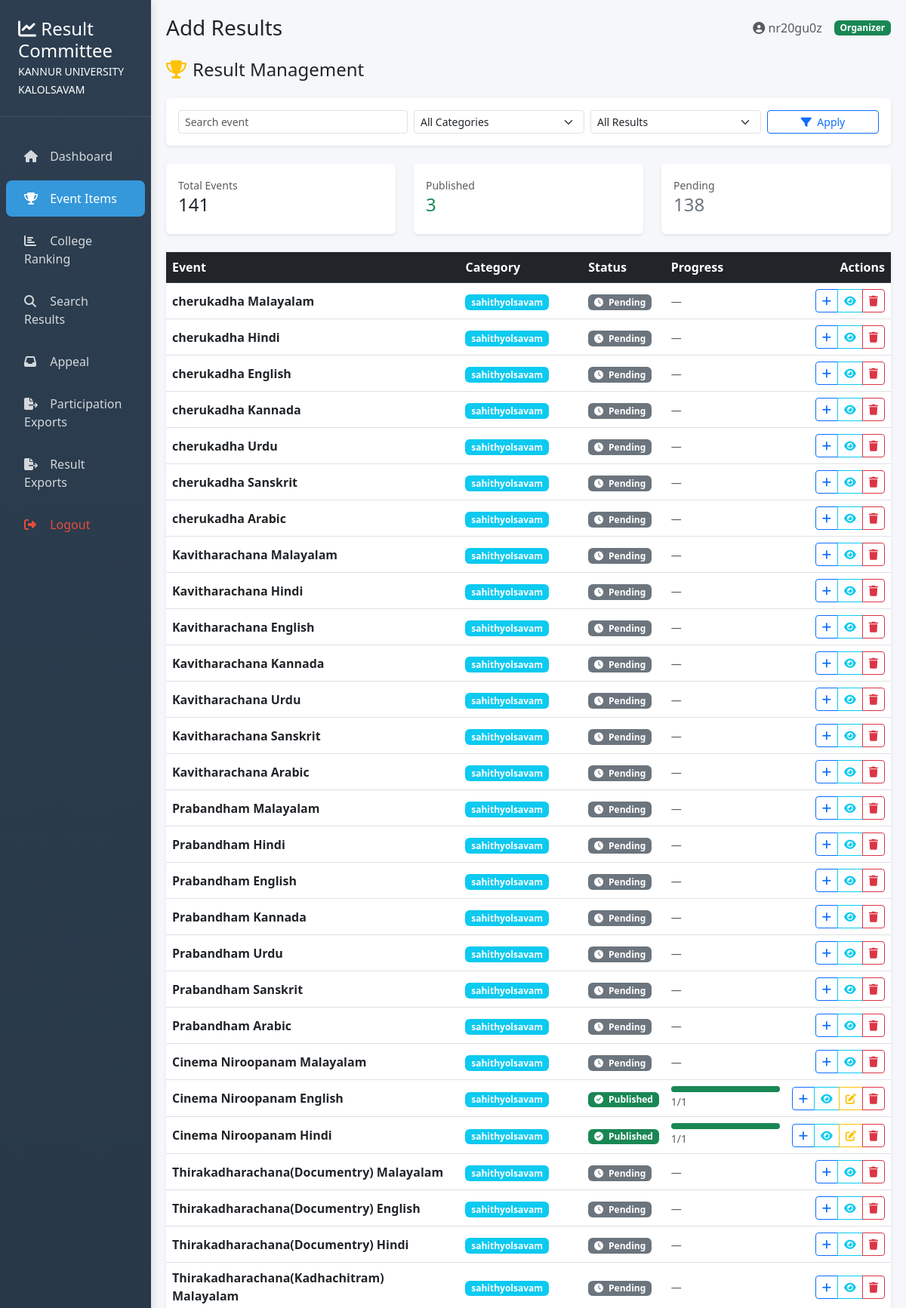
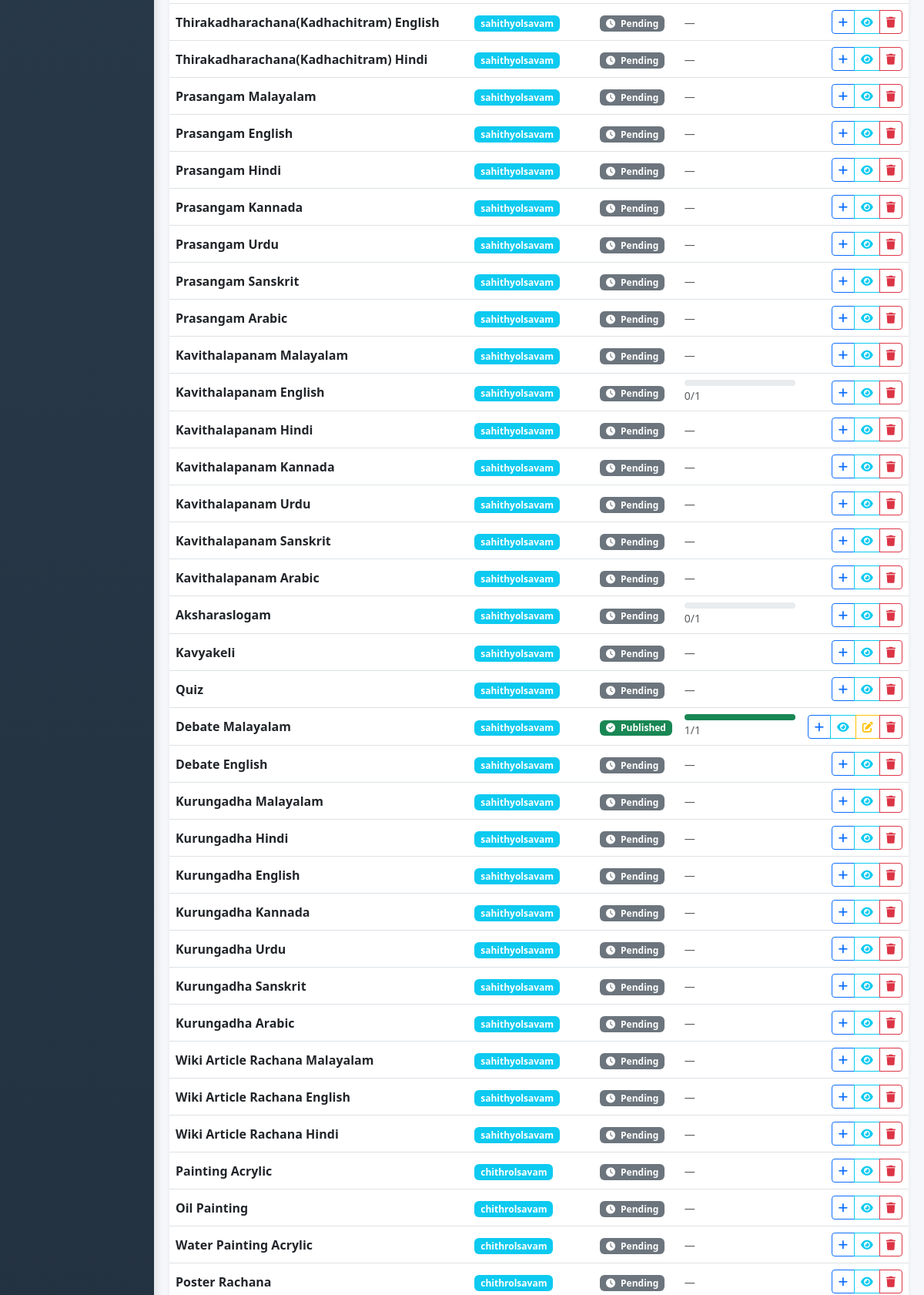
/organizer/items/ (signed in, upper part), run on the app's committed database (2 pictures, top to bottom).
### accounts/models.py (models this page shows, shortened)
class CustomUser(AbstractUser):
    ROLE_CHOICES = (
        ('college', 'College'),
        ('organizer', 'Organizer'),
        ('admin', 'Admin'),
    )
    role = models.CharField(max_length=20, choices=ROLE_CHOICES, default='college')
    college_name = models.CharField(max_length=255, blank=True, null=True)
    REQUIRED_FIELDS = ["email"]
    USERNAME_FIELD = "username"

class Item(models.Model):
    name = models.CharField(max_length=255)
    numbers = models.PositiveIntegerField()
    category = models.CharField(max_length=255)
    max_participants = models.PositiveIntegerField(default=1)
    item_type = models.CharField(max_length=10, choices=[("single","single"),("group","group")])  # ← added

### accounts/views.py (the view)
# urls.py: path("organizer/items/", views.organizer_items, name="organizer_items"),
@never_cache
@login_required
def organizer_items(request):
    q = request.GET.get("q", "")
    category = request.GET.get("category", "")
    status = request.GET.get("status", "")  # published / pending
    items = Item.objects.annotate(
        result_count=Count("results", filter=Q(results__is_deleted=False)),
        team_count=Count("team", distinct=True)
    )
    if q:
        items = items.filter(name__icontains=q)
    if category:
        items = items.filter(category=category)
    if status == "published":
        items = items.filter(result_count__gt=0)
    elif status == "pending":
        items = items.filter(result_count=0)
    total_items = items.count()
    published_items = items.filter(result_count__gt=0).count()
    pending_items = total_items - published_items
    categories = Item.objects.values_list("category", flat=True).distinct()
    return render(request, "organizer/items.html", {
        "items": items,
        "total_items": total_items,
        "published_items": published_items,
        "pending_items": pending_items,
        "categories": categories,
        "selected_category": category,
        "selected_status": status,
        "query": q,
    })

### accounts/context_processors.py (called while the page is built)
def site_settings(request):
    return {
        "setting": SiteSetting.objects.first()
    }

### accounts/templates/organizer/items.html (shortened to what this page needs)
{% extends "organizer/base.html" %}
{% block page_title %}Add Results{% endblock %}
{% block content %}
<div class="d-flex justify-content-between align-items-center mb-4">
    <h4 class="mb-0">
        <i class="fas fa-trophy text-warning me-2"></i>Result Management
    </h4>
</div>
<div class="card border-0 shadow-sm mb-4">
    <div class="card-body">
        <form method="get" class="row g-2 align-items-center">
            <div class="col-md-4">
                <input type="text"
                       name="q"
                       value="{{ query }}"
                       class="form-control form-control-sm"
                       placeholder="Search event">
            </div>
            <div class="col-md-3">
                <select name="category" class="form-select form-select-sm">
                    <option value="">All Categories</option>
                </select>
            </div>
            <div class="col-md-3">
                <select name="status" class="form-select form-select-sm">
                    <option value="">All Results</option>
                </select>
            </div>
            <div class="col-md-2 d-grid">
                <button class="btn btn-sm btn-outline-primary">
                    <i class="fas fa-filter me-1"></i> Apply
                </button>
            </div>
        </form>
    </div>
</div>
<div class="row mb-4">
    <div class="col-md-4">
        <div class="card border-0 shadow-sm">
            <div class="card-body">
                <small class="text-muted">Total Events</small>
                <h4>{{ total_items }}</h4>
            </div>
        </div>
    </div>
    <div class="col-md-4">
        <div class="card border-0 shadow-sm">
            <div class="card-body">
                <small class="text-muted">Published</small>
                <h4 class="text-success">{{ published_items }}</h4>
            </div>
        </div>
    </div>
    <div class="col-md-4">
        <div class="card border-0 shadow-sm">
            <div class="card-body">
                <small class="text-muted">Pending</small>
                <h4 class="text-secondary">{{ pending_items }}</h4>
            </div>
        </div>
    </div>
</div>
<div class="card border-0 shadow-sm">
    <div class="table-responsive">
        <table class="table table-hover align-middle mb-0">
            <thead class="table-dark">
                <tr>
                    <th>Event</th>
                    <th>Category</th>
                    <th>Status</th>
                    <th>Progress</th>
                    <th class="text-end">Actions</th>
                </tr>
            </thead>
            <tbody>
            {% for item in items %}
            <tr>
                <td><strong>{{ item.name }}</strong></td>
                <td>
                    <span class="badge bg-info">
                        {{ item.category|default:"General" }}
                    </span>
                </td>
                <td>
                    {% if item.result_count %}
                        <span class="badge bg-success">
                            <i class="fas fa-check-circle me-1"></i> Published
                        </span>
                    {% else %}
                        <span class="badge bg-secondary">
                            <i class="fas fa-clock me-1"></i> Pending
                        </span>
                    {% endif %}
                </td>
                <td style="width:160px">
                    {% if item.team_count %}
                        {% widthratio item.result_count item.team_count 100 as pct %}
                        <div class="progress" style="height:8px">
                            <div class="progress-bar bg-success"
                                 style="width: {{ pct }}%"></div>
                        </div>
                        <small class="text-muted">
                            {{ item.result_count }}/{{ item.team_count }}
                        </small>
                    {% else %}
                        <small class="text-muted">—</small>
                    {% endif %}
                </td>
                <td class="text-end">
                    <div class="btn-group btn-group-sm">
                        <a href="{% url 'add_results' item.id %}"
                           class="btn btn-outline-primary"
                           data-bs-toggle="tooltip"
                           title="Add / Update Results">
                            <i class="fas fa-plus"></i>
                        </a>
                        <a href="{% url 'view_results' item.id %}"
                           class="btn btn-outline-info"
                           data-bs-toggle="tooltip"
                           title="View Results">
                            <i class="fas fa-eye"></i>
                        </a>
                        {% if item.result_count %}
                        <a href="{% url 'view_results' item.id %}"
                           class="btn btn-outline-warning"
                           data-bs-toggle="tooltip"
                           title="Edit Results">
                            <i class="fas fa-edit"></i>
                        </a>
                        {% endif %}
                        <button class="btn btn-outline-danger"
                                data-bs-toggle="modal"
                                data-bs-target="#deleteModal{{ item.id }}"
                                title="Delete Results">
                            <i class="fas fa-trash"></i>
                        </button>
                    </div>
                </td>
            </tr>
            {% endfor %}
            </tbody>
        </table>
    </div>
</div>
{% endblock %}

### accounts/templates/organizer/base.html (shortened to what this page needs)
{% load static %}
{% load custom_filters %}
<!DOCTYPE html>
<html lang="en">
<head>
    <link href="https://cdn.jsdelivr.net/npm/bootstrap@5.3.0/dist/css/bootstrap.min.css" rel="stylesheet">
    <link rel="stylesheet" href="https://cdnjs.cloudflare.com/ajax/libs/font-awesome/6.4.0/css/all.min.css">
</head>
<body>
    <div class="container-fluid">
        <div class="row">
            <div class="col-md-3 col-lg-2 px-0 sidebar">
                <div class="sidebar-brand">
                    <h4 class="mb-0">
                        <i class="fas fa-chart-line"></i> Result Committee
                    </h4>
                    <small style="color: white;">KANNUR UNIVERSITY KALOLSAVAM
                    </small>
                </div>
                <nav class="nav flex-column mt-4">
                    <a class="nav-link {% if request.resolver_match.url_name == 'organizer_dashboard' %}active{% endif %}"
                    href="{% url 'organizer_dashboard' %}">
                        <i class="fas fa-home"></i> Dashboard
                    </a>
                    <a class="nav-link {% if request.resolver_match.url_name == 'organizer_items' %}active{% endif %}"
                    href="{% url 'organizer_items' %}">
                        <i class="fas fa-trophy"></i> Event Items
                    </a>
                    <a class="nav-link {% if request.resolver_match.url_name == 'college_ranking_live' %}active{% endif %}"
                    href="{% url 'college_ranking_live' %}">
                        <i class="fas fa-chart-bar"></i> College Ranking
                    </a>
                    <a class="nav-link {% if request.resolver_match.url_name == 'organizer_student_results' %}active{% endif %}"
                    href="{% url 'organizer_student_results' %}">
                        <i class="fas fa-search"></i> Search Results
                    </a>
                    <a class="nav-link "
                    href="{% url 'organizer_send_appeal_result' %}">
                        <i class="fas fa-inbox"></i> Appeal
                    </a>
                    <a class="nav-link "
                    href="{% url 'organizer_participation_exports' %}">
                        <i class="fas fa-file-export"></i> Participation Exports
                    </a>
                    <a class="nav-link {% if request.resolver_match.url_name == 'organizer_result_exports' %}active{% endif %}"
                    href="{% url 'organizer_result_exports' %}">
                        <i class="fas fa-file-export"></i> Result Exports
                    </a>
                    <a class="nav-link" href="{% url 'logout' %}" style="color: var(--accent-color);">
                        <i class="fas fa-sign-out-alt"></i> Logout
                    </a>
                </nav>
            </div>
            <div class="col-md-9 col-lg-10 ml-auto main-content">
                <div class="d-flex justify-content-between align-items-center mb-4">
                    <h3 class="mb-0">{% block page_title %}Dashboard{% endblock %}</h3>
                    <div class="d-flex align-items-center">
                        <span class="me-3 text-muted">
                            <i class="fas fa-user-circle"></i> {{ request.user.username }}
                        </span>
                        <span class="badge bg-success">Organizer</span>
                    </div>
                </div>
                {% block content %}{% endblock %}
            </div>
        </div>
    </div>
</body>
</html>

### accounts/templates/organizer/base.html (style rules this page uses)
:root { --primary-color: #2c3e50; --secondary-color: #3498db; --accent-color: #e74c3c; --success-color: #27ae60; --light-bg: #f8f9fa; --card-shadow: 0 2px 4px rgba(0,0,0,0.1); --hover-shadow: 0 4px 8px rgba(0,0,0,0.15); }
body { background-color: #f5f7fa; font-family: 'Segoe UI', Tahoma, Geneva, Verdana, sans-serif; }
.sidebar { background: linear-gradient(180deg, var(--primary-color) 0%, #1a252f 100%); color: white; min-height: 100vh; box-shadow: 3px 0 10px rgba(0,0,0,0.1); }
.sidebar-brand { padding: 1.5rem; border-bottom: 1px solid rgba(255,255,255,0.1); }
.nav-link { color: rgba(255,255,255,0.8); padding: 0.75rem 1.5rem; margin: 0.25rem 0.5rem; border-radius: 8px; transition: all 0.3s ease; }
.nav-link.active { background: var(--secondary-color); color: white; }
.nav-link i { width: 20px; margin-right: 10px; }
.main-content { padding: 20px; }
.table thead { background-color: var(--primary-color); color: white; }

### data on the page
CustomUser: user.username "nr20gu0z"
Item: name "cherukadha Malayalam", category "sahithyolsavam", shows "Pending"
Item: name "cherukadha Hindi", category "sahithyolsavam", shows "Pending"
Item: name "cherukadha English", category "sahithyolsavam", shows "Pending"
Item: name "cherukadha Kannada", category "sahithyolsavam", shows "Pending"
Item: name "cherukadha Urdu", category "sahithyolsavam", shows "Pending"
Item: name "cherukadha Sanskrit", category "sahithyolsavam", shows "Pending"
Item: name "cherukadha Arabic", category "sahithyolsavam", shows "Pending"
Item: name "Kavitharachana Malayalam", category "sahithyolsavam", shows "Pending"
Item: name "Kavitharachana Hindi", category "sahithyolsavam", shows "Pending"
Item: name "Kavitharachana English", category "sahithyolsavam", shows "Pending"
Item: name "Kavitharachana Kannada", category "sahithyolsavam", shows "Pending"
Item: name "Kavitharachana Urdu", category "sahithyolsavam", shows "Pending"
Item: name "Kavitharachana Sanskrit", category "sahithyolsavam", shows "Pending"
Item: name "Kavitharachana Arabic", category "sahithyolsavam", shows "Pending"
Item: name "Prabandham Malayalam", category "sahithyolsavam", shows "Pending"
Item: name "Prabandham Hindi", category "sahithyolsavam", shows "Pending"
Item: name "Prabandham English", category "sahithyolsavam", shows "Pending"
Item: name "Prabandham Kannada", category "sahithyolsavam", shows "Pending"
Item: name "Prabandham Urdu", category "sahithyolsavam", shows "Pending"
Item: name "Prabandham Sanskrit", category "sahithyolsavam", shows "Pending"
Item: name "Prabandham Arabic", category "sahithyolsavam", shows "Pending"
Item: name "Cinema Niroopanam Malayalam", category "sahithyolsavam", shows "Pending"
Item: name "Cinema Niroopanam English", category "sahithyolsavam", shows "Published", {{ pct }} 100 (drawn), result_count "1", team_count "1"
Item: name "Cinema Niroopanam Hindi", category "sahithyolsavam", shows "Published", {{ pct }} 100 (drawn), result_count "1", team_count "1"
Item: name "Thirakadharachana(Documentry) Malayalam", category "sahithyolsavam", shows "Pending"
Item: name "Thirakadharachana(Documentry) English", category "sahithyolsavam", shows "Pending"
Item: name "Thirakadharachana(Documentry) Hindi", category "sahithyolsavam", shows "Pending"
Item: name "Thirakadharachana(Kadhachitram) Malayalam", category "sahithyolsavam", shows "Pending"
Item: name "Thirakadharachana(Kadhachitram) English", category "sahithyolsavam", shows "Pending"
Item: name "Thirakadharachana(Kadhachitram) Hindi", category "sahithyolsavam", shows "Pending"
Item: name "Prasangam Malayalam", category "sahithyolsavam", shows "Pending"
Item: name "Prasangam English", category "sahithyolsavam", shows "Pending"
Item: name "Prasangam Hindi", category "sahithyolsavam", shows "Pending"
Item: {{ pct }} 100 (drawn)

### other printed values
{{ total_items }} "141"
{{ published_items }} "3"
{{ pending_items }} "138"
